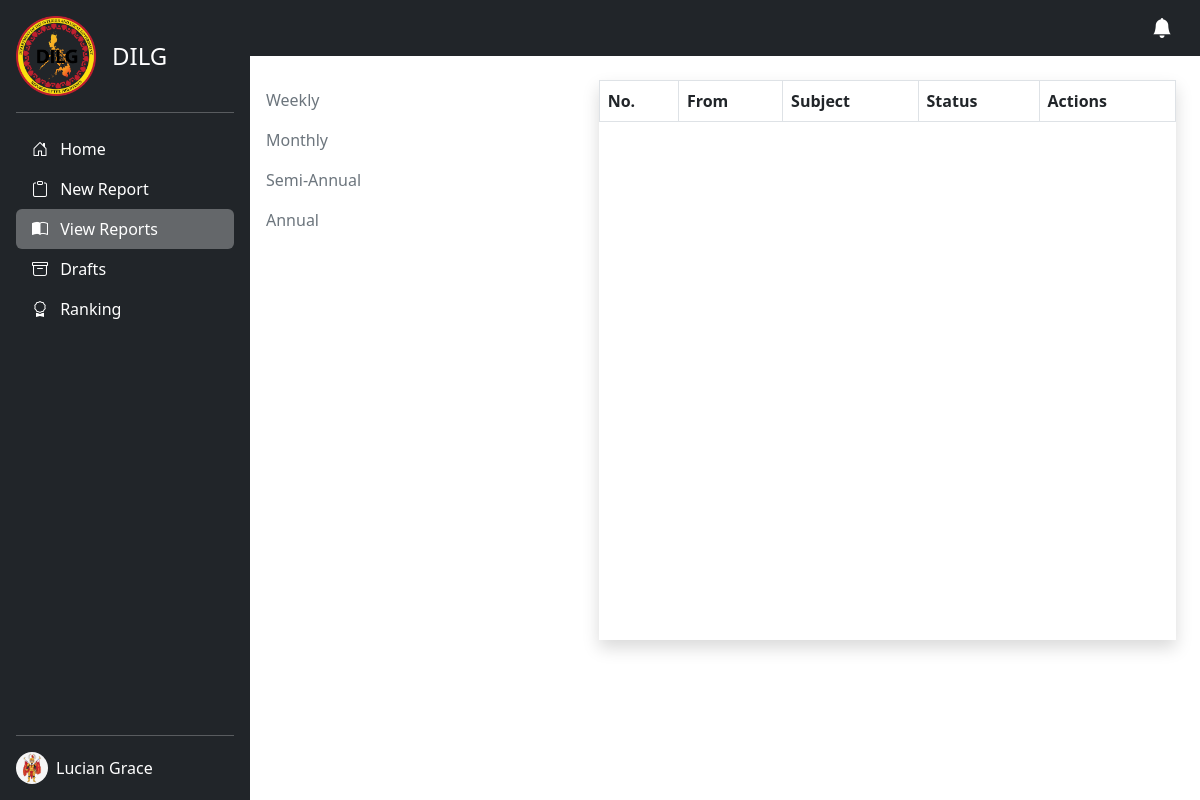
The app's page /admin/reports.php (signed in), older data.
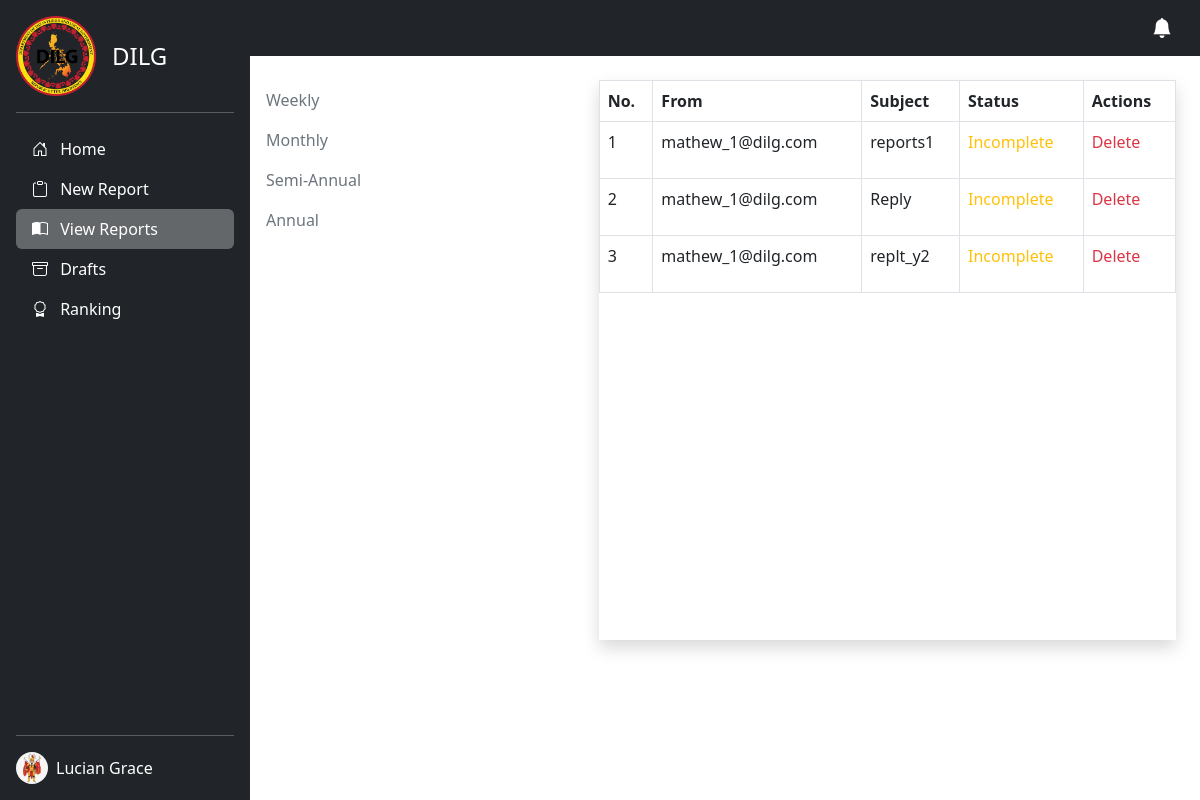
The same page, newer data.
### tables this page shows
CREATE TABLE `users` (
  `id` int(11) NOT NULL,
  `user_type` int(50) NOT NULL,
  `user_id` varchar(50) NOT NULL,
  `email` varchar(50) NOT NULL,
  `password` varchar(255) NOT NULL,
  `first_name` varchar(50) NOT NULL,
  `middle_name` varchar(50) NOT NULL,
  `last_name` varchar(50) NOT NULL,
  `date_of_birth` date NOT NULL,
  `address` varchar(255) NOT NULL,
  `barangay` varchar(50) NOT NULL,
  `barangay_id` varchar(50) NOT NULL,
  `dilg_id` varchar(100) NOT NULL,
  `image` blob NOT NULL,
  `date_time_created` datetime NOT NULL,
  `date_time_updated` datetime NOT NULL
);

CREATE TABLE `reports` (
  `id` int(11) NOT NULL,
  `user_id` varchar(50) NOT NULL,
  `report_id` varchar(50) NOT NULL,
  `from_user` varchar(50) NOT NULL,
  `to_user` varchar(50) NOT NULL,
  `barangay` varchar(10000) NOT NULL,
  `subject` varchar(50) NOT NULL,
  `opr` varchar(100) NOT NULL,
  `message` longtext NOT NULL,
  `duration` varchar(50) NOT NULL,
  `pdf_files` blob NOT NULL,
  `status` int(225) NOT NULL,
  `notif_status` int(11) NOT NULL,
  `date_start` datetime NOT NULL,
  `date_end` datetime NOT NULL,
  `deadline` int(11) NOT NULL,
  `date_created` date NOT NULL,
  `time_created` time NOT NULL,
  `date_updated` date NOT NULL,
  `time_updated` time NOT NULL
);

### admin/reports.php (the view, shortened to what this page needs)
<?php
include 'images.php';
$email = $_SESSION['username'];
$user_id = $_SESSION['user_id'];
$report_link = "add-report.php";
$view_link = "reports.php";
$draft_link = "draft.php";
$ranking = "ranking.php";
?>
<!DOCTYPE html>
<html lang="en">
<head>
  <link href="https://cdn.jsdelivr.net/npm/bootstrap@5.3.0-alpha1/dist/css/bootstrap.min.css" rel="stylesheet">
  <link rel="stylesheet" href="https://cdnjs.cloudflare.com/ajax/libs/bootstrap-icons/1.10.3/font/bootstrap-icons.min.css" />
  <link rel="stylesheet" href="../src/css/preloader.css">
</head>
<body>
  <main class="d-flex">
    <div class="d-flex flex-column flex-shrink-0 p-3 text-white bg-dark" style="width: 250px; min-height: 100vh;">
      <a href="/" class="d-flex align-items-center mb-3 mb-md-0 me-md-auto text-white text-decoration-none">
        <img src="../src/img/dilg.png" height="80" alt="">
        <span class="fs-4 ps-3">DILG</span>
      </a>
      <hr>
      <ul class="nav nav-pills flex-column mb-auto">
        <li class="nav-item">
          <a href="index.php" class="nav-link text-white">
            <i class="bi bi-house-door me-2"></i>
            Home
          </a>
        </li>
        <li>
          <a href="<?php echo $report_link ?>" class="nav-link text-white">
            <i class="bi bi-clipboard me-2"></i>
            New Report
          </a>
        </li>
        <li>
          <a href="<?php echo $view_link ?>" class="nav-link text-white active" aria-current="page">
            <i class="bi bi-book-half me-2"></i>
            View Reports
          </a>
        </li>
        <li>
          <a href="<?php echo $draft_link ?>" class="nav-link text-white">
            <i class="bi bi-archive me-2"></i>
            Drafts
          </a>
        </li>
        <li>
          <a href="<?php echo $ranking ?>" class="nav-link text-white">
            <i class="bi bi-award me-2"></i>
            Ranking
          </a>
        </li>
      </ul>
      <hr>
      <div class="dropdown">
        <a href="#" class="d-flex align-items-center text-white text-decoration-none" id="dropdownUser1" data-bs-toggle="dropdown" aria-expanded="false">
          <?php
          $sql_admin = "SELECT * FROM users WHERE user_id = '$user_id'";
          $query_admin = mysqli_query($conn, $sql_admin);
          $admin_row = mysqli_fetch_array($query_admin);
          ?>
          <img src="<?php if (empty($admin_row['image'])) {
                      echo '../src/img/avatar.svg';
                    } else {
                      echo 'admins/' . $admin_row['image'];
                    } ?>" alt="" width="32" height="32" class="rounded-circle me-2">
          <?= $admin_row['first_name'] . ' ' . $admin_row['last_name'] ?>
        </a>
      </div>
    </div>
    <div class="container-fluid p-0">
      <nav class="navbar bg-dark navbar-dark">
        <div class="container">
          <a class="navbar-brand ms-auto" href="#"><i class="bi bi-bell-fill"></i></a>
        </div>
      </nav>
      <div class="row mt-4">
        <div class="col-lg-4">
          <ul class="nav flex-column">
            <li class="nav-item">
              <a class="nav-link text-secondary" href="weekly.php">Weekly</a>
            </li>
            <li class="nav-item">
              <a class="nav-link text-secondary" href="monthly.php">Monthly</a>
            </li>
            <li class="nav-item">
              <a class="nav-link text-secondary" href="semi-anual.php">Semi-Annual</a>
            </li>
            <li class="nav-item">
              <a class="nav-link text-secondary" href="annualy.php">Annual</a>
            </li>
          </ul>
        </div>
        <div class="col-lg-8">
          <div class="card shadow py-0 mx-4" style="border: none; border-radius: 0; min-height: 35rem;">
            <table class="table table-bordered table-hover" id="data">
              <thead>
                <tr>
                  <th>No.</th>
                  <th>From</th>
                  <th>Subject</th>
                  <th>Status</th>
                  <th>Actions</th>
                </tr>
              </thead>
              <tbody>
                <?php
                $sql = "SELECT * FROM reports WHERE to_user LIKE '%$email%'";
                $run = mysqli_query($conn, $sql);
                if (mysqli_num_rows($run) > 0) {
                  $count = 0;
                  foreach ($run as $row) {
                    $report_id = $row['report_id'];
                    $ciphering = "AES-128-CTR";
                    $options = 0;
                    $encryption_iv = '1234567891011121';
                    $encryption_key = "TeamAgnat";
                    $encryption = openssl_encrypt(
                      $report_id,
                      $ciphering,
                      $encryption_key,
                      $options,
                      $encryption_iv
                    );
                    $view_link = "view-reports.php?rid=" . $encryption;
                    $delete_link = "delete-reports.php?rid=" . $encryption;
                    $count++;
                ?>
                    <tr class="clickable-row" data-href="<?php echo $view_link ?>" style="cursor:pointer;">
                      <td><?php echo $count; ?></td>
                      <td><?php echo $row['from_user'] ?></td>
                      <td><?php echo $row['subject'] ?></td>
                      <?php if ($row['status'] == 1) {
                        echo "<td> <p class='text-success'> Complete </p> </td>";
                      } elseif ($row['status'] == 2) {
                        echo "<td> <p class='text-danger'> No Submission </p> </td>";
                      } elseif ($row['status'] == 3) {
                        echo "<td><p class='text-warning'> Incomplete </p> </td>";
                      } elseif ($row['status'] == 4) {
                        echo "<td> <p class='text-primary'> Late </p> </td>";
                      } else {
                        echo "<td> <p class='text-danger'> No Submssion </p>  </td>";
                      }  ?>
                      <td>
                        <a class='text-danger text-decoration-none' href="<?php echo $delete_link ?>" onClick="return confirm('Delete This report?')">Delete</a>
                      </td>
                    </tr>
                <?php
                  }
                }
                ?>
              </tbody>
            </table>
          </div>
        </div>
      </div>
    </div>
  </main>
</body>
</html>

### admin/reports.php (style rules this page uses)
body { overflow-x: hidden; }
.active { background: rgba(255, 255, 255, 0.3) !important; }

Row changes from the older to the newer data that the page shows:
added reports: from_user "mathew_1@dilg.com", subject "reports1", shows "Incomplete"
added reports: from_user "mathew_1@dilg.com", subject "Reply", shows "Incomplete"
added reports: from_user "mathew_1@dilg.com", subject "replt_y2", shows "Incomplete"
